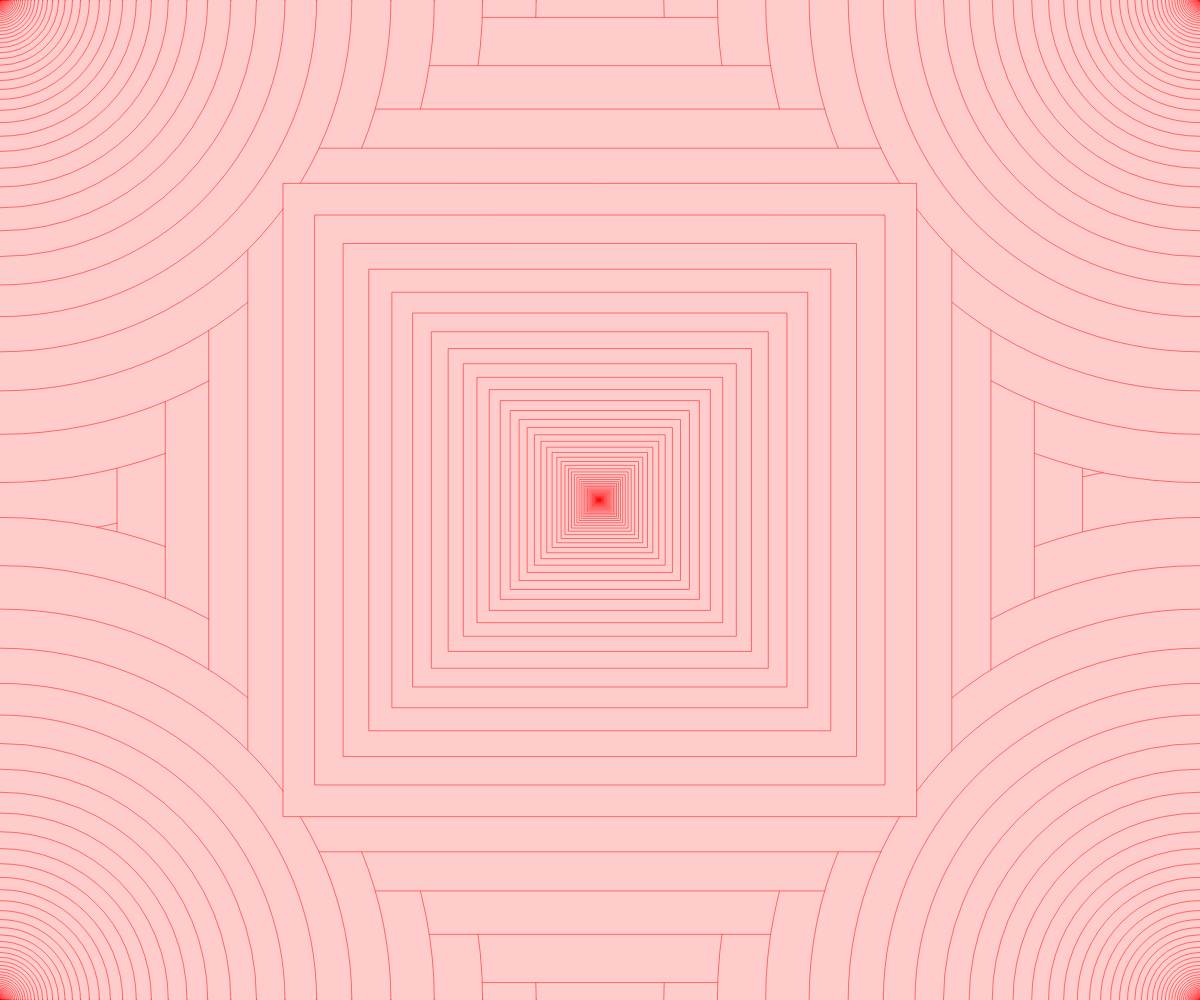
Frame 1 (no input)
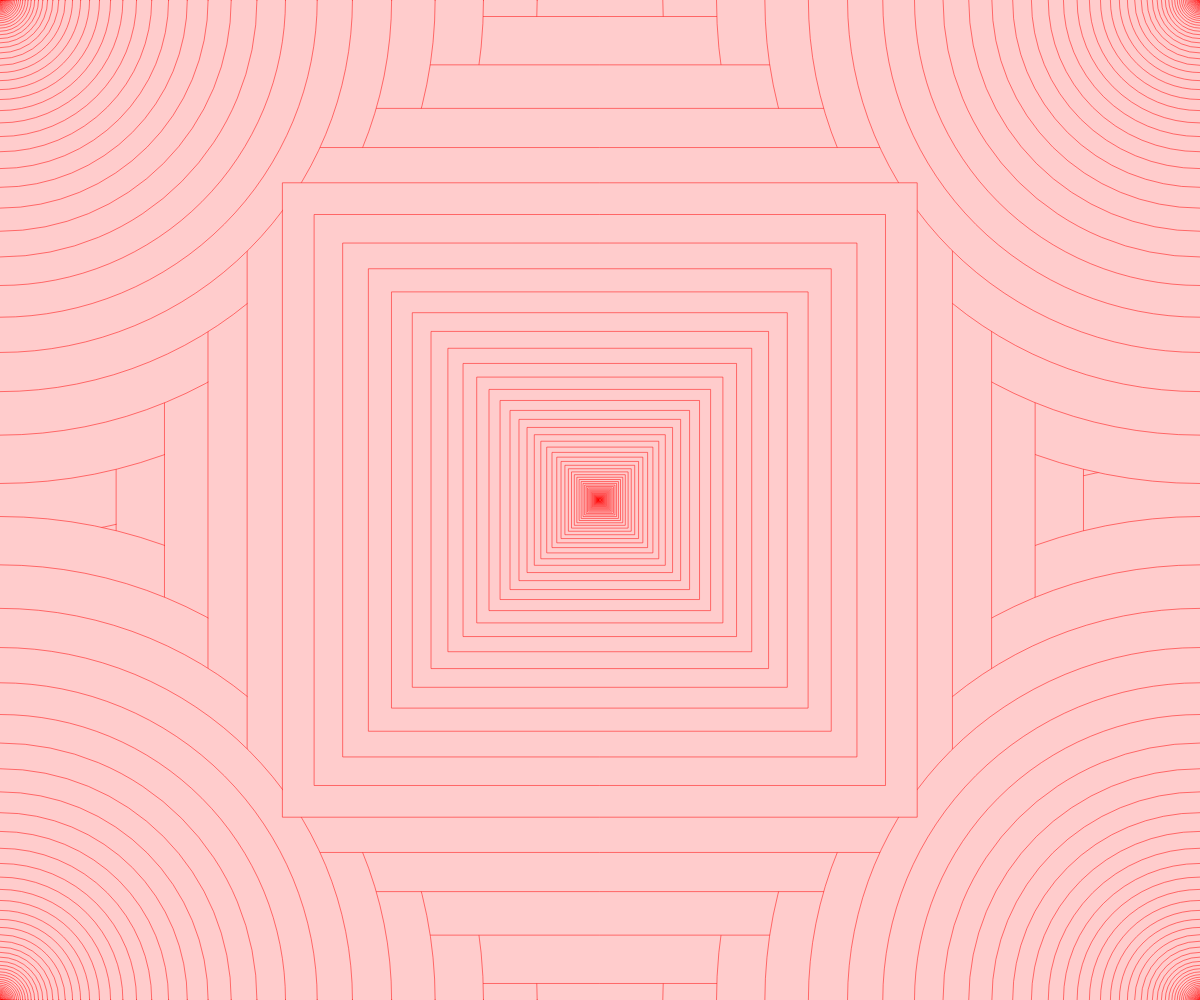
Frame 60 (no input)
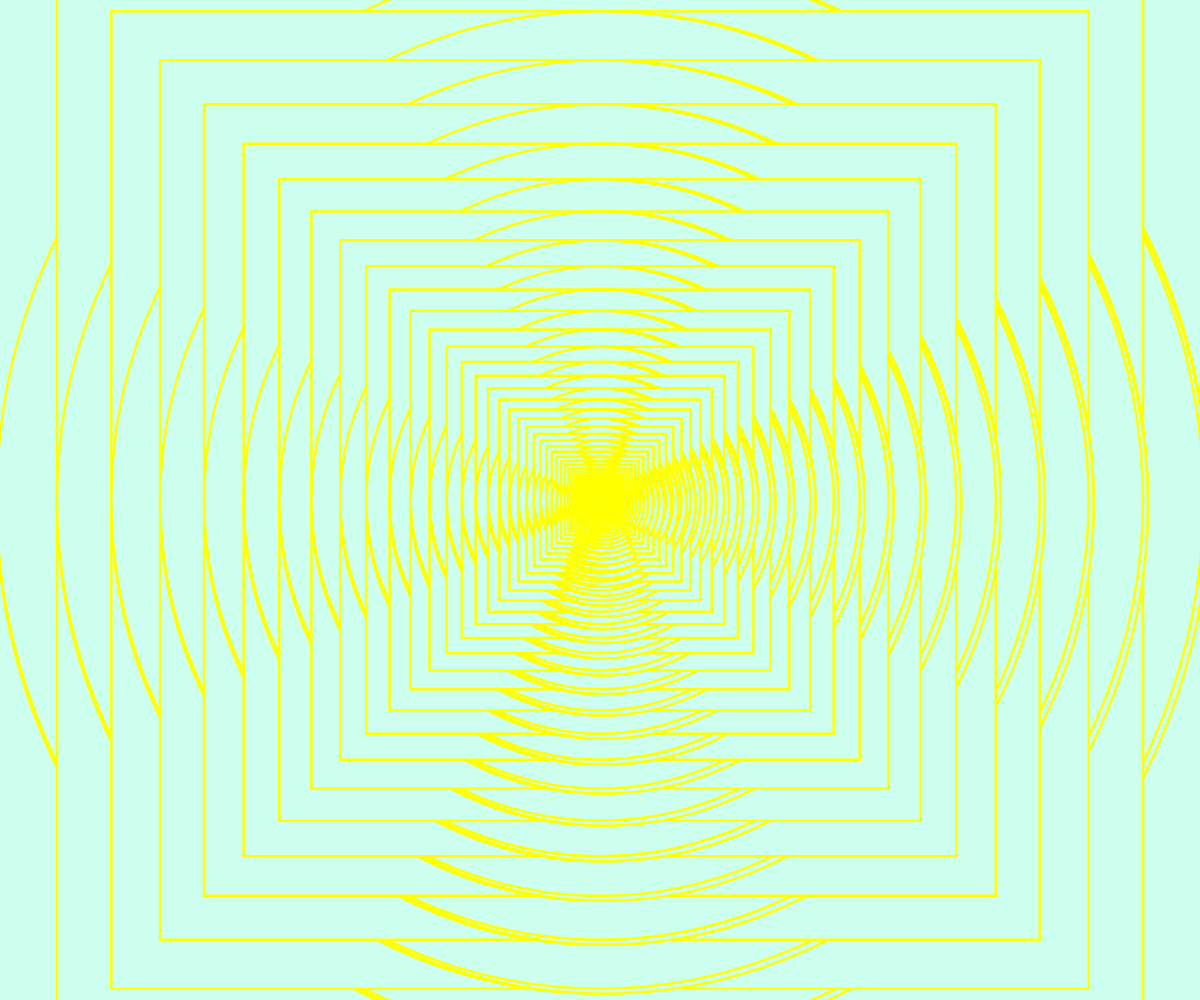
Frame 120 (the mouse pressed at the canvas centre since frame 60)

The p5.js sketch that drew these frames (run headless with seeded random() and noise() and a simulated clock; from frame 60 on, the mouse is pressed at the canvas centre):

// p5.js sketch
// ── sketch.js
let circles = [];
let numCircles;
let spacing = 10;
let rad;
let thickness = 0.5;


function setup() {
noCursor()
  createCanvas(windowWidth, windowHeight);

  rad = width * 1.5;
  numCircles = 1500

  for (let i = 0; i < numCircles; i++) {
    circles[i] = new Circle(rad);
    // console.log(rad);
    rad *= 0.9; //change value for the amount of spacing
    // spacing *= 0.9;
  }

//   noFill();
// noStroke();
}

function draw() {
  background(0);
  strokeWeight(thickness)
  for (var i = 0; i < circles.length; i++) {
//colour of circles
    // fill( 20, map( i, 0, circles.length, 28, 255),200)
// This is speed
    circles[i].r *= 1.009;
    circles[i].show(i);

//new circle appears when outer circle's radius is bigger than width * number
    if (circles[i].r > width * 2) {
      circles.splice(i, 1);
      circles.push(new Circle(1));
    }

  }

}

function mousePressed(){
  if (thickness < 150) {
    thickness += 2
  } else{
    thickness = 1
  }

  }

function keyPressed(){
  if (thickness < 150) {
    thickness = 0.5
  } else{
    thickness = 1
  }
}

function Circle(radius) {
  this.x = windowWidth / 2
  this.y = windowHeight / 2
  this.r = radius;
  this.show = function() {
    // console.log(a);
    rectMode(CENTER)
    rect(this.x, this.y, this.r, this.r)
    //
    stroke(360 - mouseX / 2, 100, 100);
    // noStroke();
    colorMode(HSB, 360, 100, 100)
    // fill(360 - mouseY / 2, 100, 100)
    fill(360 - mouseY / 2.5, 20, 255)
    ellipse(map(mouseX,0,width,width,10),mouseY, this.r, this.r)
    ellipse(mouseX,map(mouseY,0,height,height,10), this.r, this.r)
    ellipse(map(mouseX,0,width,width,10),map(mouseY,0,height,height,10), this.r, this.r)
    ellipse(mouseX,mouseY, this.r, this.r)

  }
}
